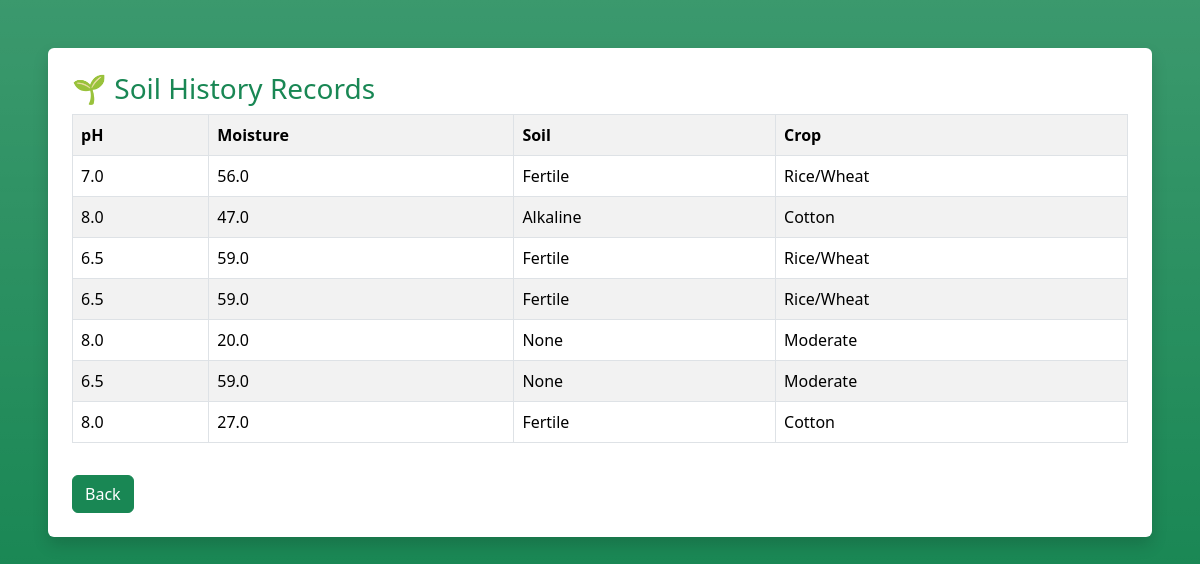
Before: /history with the older database file.
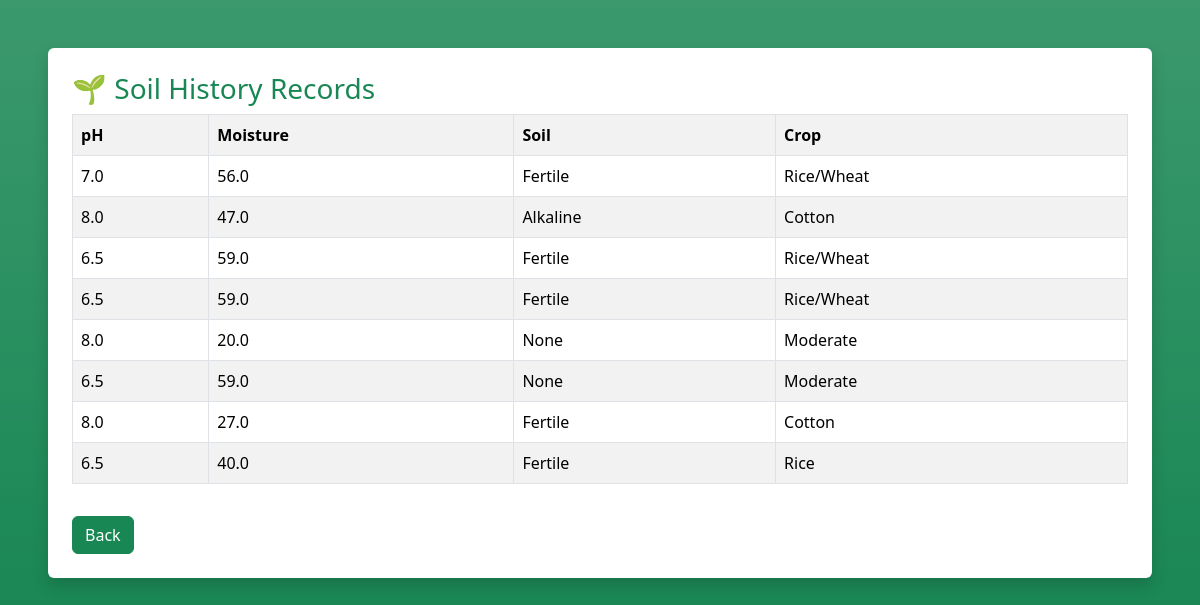
After: the same page with the newer database file.
### tables this page shows
CREATE TABLE soil(
        id INTEGER PRIMARY KEY AUTOINCREMENT,
        ph REAL,
        moisture REAL,
        n REAL,
        p REAL,
        k REAL,
        soil TEXT,
        crop TEXT
    );

### app.py (the view)
@app.route("/history")
def history():
    lang = request.args.get("lang", "en")
    conn = sqlite3.connect("soil.db")
    data = conn.execute("SELECT * FROM soil").fetchall()
    conn.close()
    return render_template(
        "history.html",
        data=data,
        t=texts[lang],
        lang=lang
    )

### templates/history.html
<!DOCTYPE html>
<html>
<head>
<link href="https://cdn.jsdelivr.net/npm/bootstrap@5.3.2/dist/css/bootstrap.min.css" rel="stylesheet">
</head>
<body class="bg-success bg-gradient p-5">
<div class="container bg-white p-4 rounded shadow">
<h3 class="text-success">🌱 Soil History Records</h3>
<table class="table table-bordered table-striped">
<tr>
<th>pH</th>
<th>Moisture</th>
<th>Soil</th>
<th>Crop</th>
</tr>
{% for row in data %}
<tr>
<td>{{row[1]}}</td>
<td>{{row[2]}}</td>
<td>{{row[6]}}</td>
<td>{{row[7]}}</td>
</tr>
{% endfor %}
</table>
<a href="/" class="btn btn-success mt-3">Back</a>
</div>
</body>
</html>

Changed rows visible on the page:
added soil: ph "6.5", moisture "40.0", soil "Fertile", crop "Rice"
